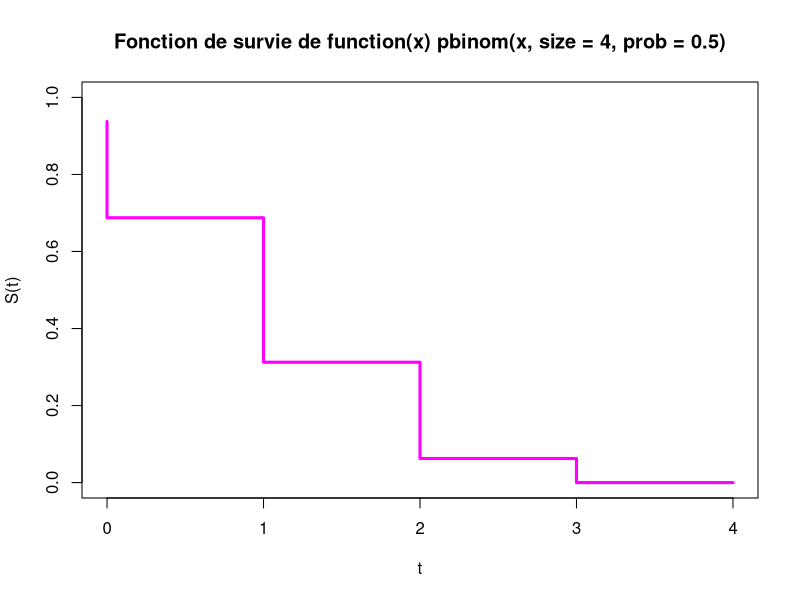
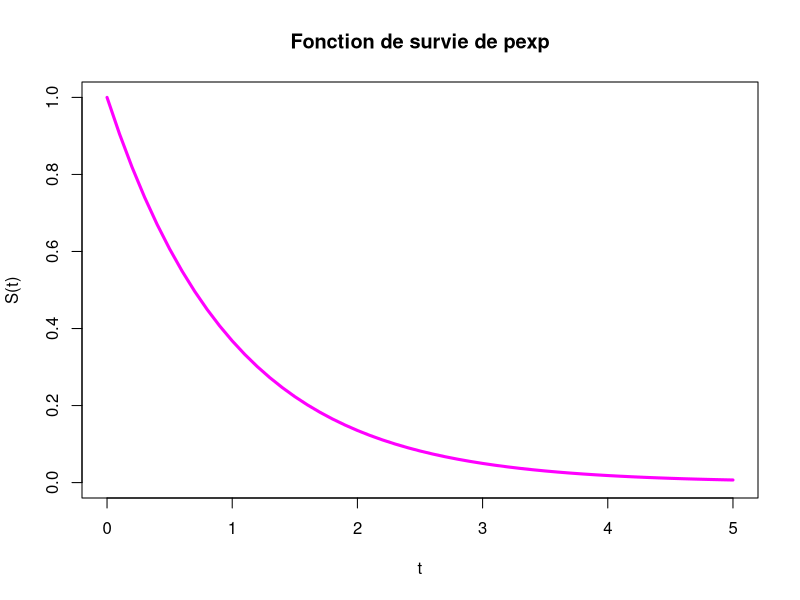

Recreate these plots in R, in order.
fonction_cumul <- function(loi, t) {
  return(loi(t))
}

plot_fonction_cumul <- function(loi, intervalle,type="l") {
  F <- fonction_cumul(loi, intervalle)
  
  plot(intervalle, F, type = type, col = "magenta", lwd = 3,
       main = paste("Fonction de répartition de", deparse(substitute(loi))),
       xlab = "t", ylab = "F(t)", ylim=c(0,1))
}

fonction_survie <- function(loi, t){
  return (1 - fonction_cumul(loi,t))
}

plot_fonction_cumul <- function(loi, intervalle,type="l") {
  S <- fonction_survie(loi, intervalle)
  
  plot(intervalle, S, type = type, col = "magenta", lwd = 3,
       main = paste("Fonction de survie de", deparse(substitute(loi))),
       xlab = "t", ylab = "S(t)", ylim=c(0,1))
}


# Loi normale centrée réduite
t <- seq(0, 4, 1)
plot_fonction_cumul(function(x) pbinom(x, size = 4, prob = 0.5), t,type="S")

# Loi exponentielle de paramètre 1
t <- seq(0, 5, 0.1)
plot_fonction_cumul(pexp, t)

